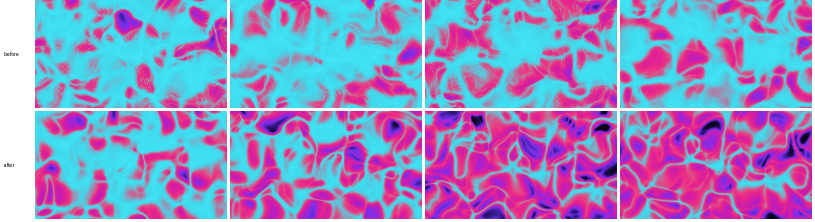
#> input picture worktree-audio-engine-picture/stills-677-caustics-bj.jpg, 1630 x 444 px (shown at 1/2 size)
$ python measure_pngs.py ../../../../../worktree-audio-engine-picture/stills-677-caustics-bj.jpg
#> lines starting #> are read from the running program, lines starting #| are printed output that depends on the picture; after the words box and inside, x2 and y2 are one past the last pixel; in counts of white or black regions, pixels touching at a corner belong together
# /// script
# requires-python = ">=3.11"
# dependencies = ["numpy>=1.26", "opencv-python-headless>=4.9"]
# ///
"""The reference's breath metric (measure_breath.py) applied to our PNG shots:
white-core r90 and coloured-rim r50 in half-heights from the lit centroid.
Our 1280x720 shots: the UI corners are masked."""
import sys, numpy as np, cv2

rows = []
for p in sys.argv[1:]:
    f = cv2.imread(p).astype(np.float32) / 255
    f[:90, :460] = 0
    f[-70:, -120:] = 0
    h = f.shape[0]; hh = h / 2
#> after `h = f.shape[0]`: h = 444
#> after `hh = h / 2`: hh = 222
    b, g, r = f[..., 0], f[..., 1], f[..., 2]
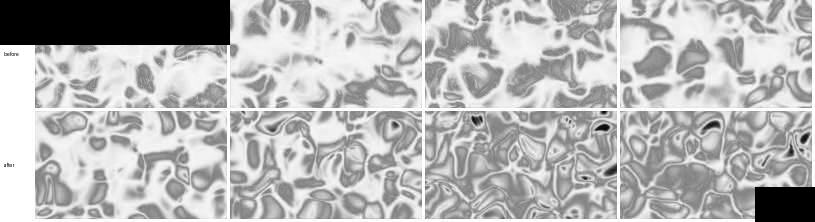
#> b: shape (444, 1630) float32 (shown at 1/2 size); min 0, max 1, mean 0.714
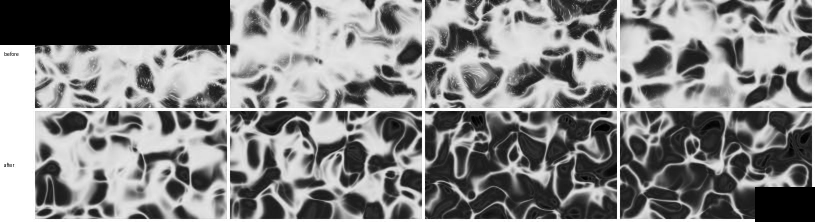
#> g: shape (444, 1630) float32 (shown at 1/2 size); min 0, max 1, mean 0.518
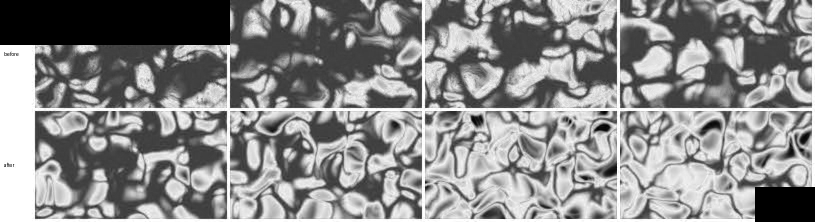
#> r: shape (444, 1630) float32 (shown at 1/2 size); min 0, max 1, mean 0.549
    lum = 0.299 * r + 0.587 * g + 0.114 * b
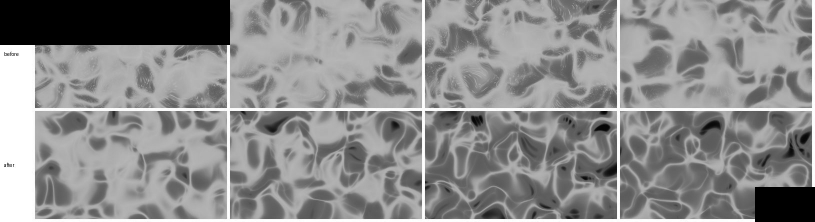
#> lum: shape (444, 1630) float32 (shown at 1/2 size); min 0, max 1, mean 0.55
    sat = f.max(-1) - f.min(-1)
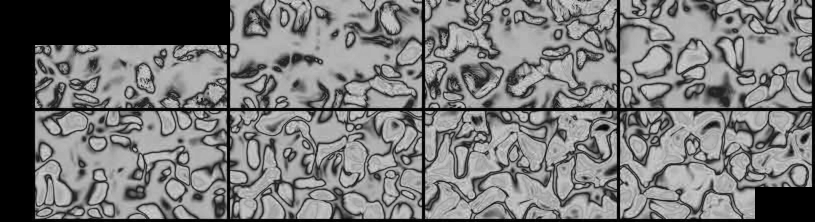
#> sat: shape (444, 1630) float32 (shown at 1/2 size); min 0, max 0.875, mean 0.472
    white = (lum > 0.45) & (sat < 0.18)
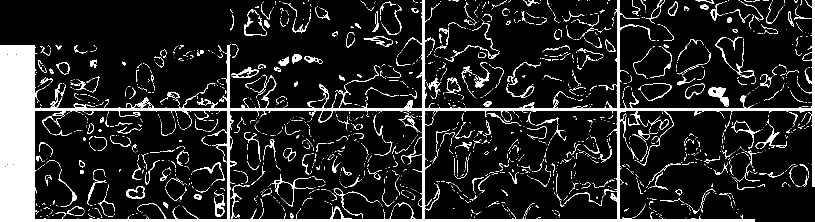
#> white: shape (444, 1630) bool (shown at 1/2 size); 12.8% white; 1904 white regions (1546 under 20 px), largest, box (x1, y1, x2, y2) and area: (0, 0, 1630, 444) 58548, (1417, 175, 1458, 213) 738, (543, 348, 627, 413) 414
    colour = (lum > 0.12) & (sat > 0.25)
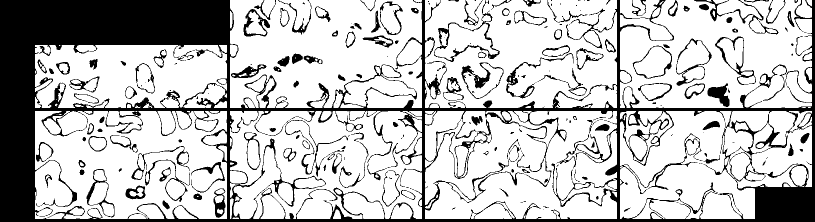
#> colour: shape (444, 1630) bool (shown at 1/2 size); 75.5% white; 272 black regions (120 under 20 px), largest, box (x1, y1, x2, y2) and area: (0, 0, 1630, 444) 142204, (868, 0, 1000, 124) 1620, (923, 125, 1007, 198) 1221
    ys, xs = np.nonzero(lum > 0.1)
    cx, cy = xs.mean(), ys.mean()
#> cx = 840.1; cy = 229.9

    def rad(mask, q):
        yy, xx = np.nonzero(mask)
        return float(np.percentile(np.hypot(xx - cx, yy - cy) / hh, q)) if len(xx) > 20 else float("nan")

    rows.append((rad(white, 90), rad(colour, 50), white.mean(), colour.mean()))
    print(f"{p.split('/')[-1]:24s} core r90 {rows[-1][0]:.2f}  rim r50 {rows[-1][1]:.2f}  white {rows[-1][2]*100:.1f}%  colour {rows[-1][3]*100:.1f}%")
#| stills-677-caustics-bj.jpg core r90 3.70  rim r50 1.73  white 12.8%  colour 75.5%
a = np.array(rows)
#> a = [[3.7, 1.73, 0.128, 0.755]]
print(f"core r90 p10/p90 {np.nanpercentile(a[:,0],10):.2f}/{np.nanpercentile(a[:,0],90):.2f}  rim r50 median {np.nanmedian(a[:,1]):.2f}")
#| core r90 p10/p90 3.70/3.70  rim r50 median 1.73
